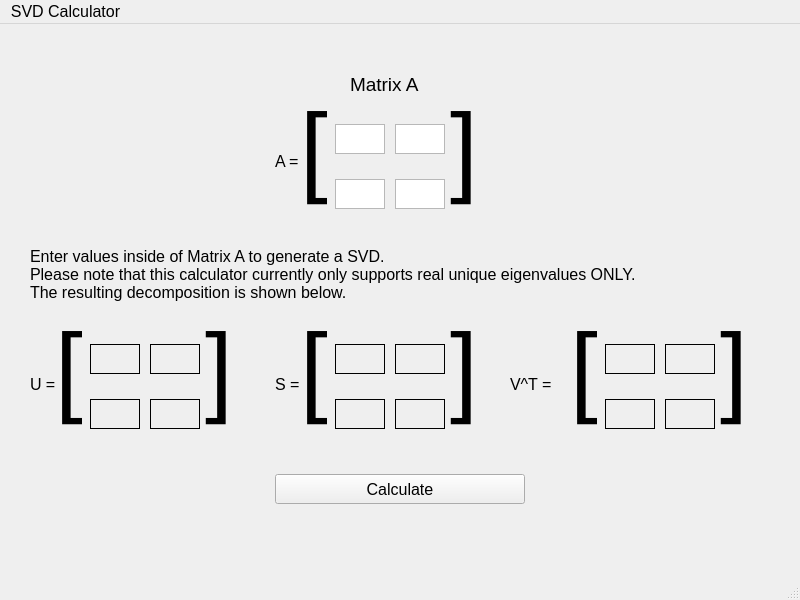
<?xml version="1.0" encoding="UTF-8"?>
<ui version="4.0">
 <class>MainWindow</class>
 <widget class="QMainWindow" name="MainWindow">
  <property name="geometry">
   <rect>
    <x>0</x>
    <y>0</y>
    <width>800</width>
    <height>600</height>
   </rect>
  </property>
  <property name="font">
   <font>
    <pointsize>12</pointsize>
   </font>
  </property>
  <property name="windowTitle">
   <string>MainWindow</string>
  </property>
  <widget class="QWidget" name="centralwidget">
   <widget class="QLabel" name="matALabel">
    <property name="geometry">
     <rect>
      <x>350</x>
      <y>50</y>
      <width>100</width>
      <height>20</height>
     </rect>
    </property>
    <property name="font">
     <font>
      <pointsize>14</pointsize>
     </font>
    </property>
    <property name="frameShape">
     <enum>QFrame::NoFrame</enum>
    </property>
    <property name="text">
     <string>Matrix A</string>
    </property>
   </widget>
   <widget class="QLabel" name="aEquLabel">
    <property name="geometry">
     <rect>
      <x>275</x>
      <y>125</y>
      <width>50</width>
      <height>25</height>
     </rect>
    </property>
    <property name="font">
     <font>
      <pointsize>12</pointsize>
     </font>
    </property>
    <property name="text">
     <string>A =</string>
    </property>
   </widget>
   <widget class="QLabel" name="matALeftBracket">
    <property name="geometry">
     <rect>
      <x>300</x>
      <y>50</y>
      <width>50</width>
      <height>150</height>
     </rect>
    </property>
    <property name="font">
     <font>
      <pointsize>75</pointsize>
     </font>
    </property>
    <property name="text">
     <string>[</string>
    </property>
   </widget>
   <widget class="QLabel" name="matARightBracket">
    <property name="geometry">
     <rect>
      <x>450</x>
      <y>50</y>
      <width>50</width>
      <height>150</height>
     </rect>
    </property>
    <property name="font">
     <font>
      <pointsize>75</pointsize>
     </font>
    </property>
    <property name="text">
     <string>]</string>
    </property>
   </widget>
   <widget class="QTextEdit" name="matAEntryOne">
    <property name="geometry">
     <rect>
      <x>335</x>
      <y>100</y>
      <width>50</width>
      <height>30</height>
     </rect>
    </property>
    <property name="frameShape">
     <enum>QFrame::StyledPanel</enum>
    </property>
    <property name="verticalScrollBarPolicy">
     <enum>Qt::ScrollBarAlwaysOff</enum>
    </property>
    <property name="horizontalScrollBarPolicy">
     <enum>Qt::ScrollBarAlwaysOff</enum>
    </property>
   </widget>
   <widget class="QTextEdit" name="matAEntryTwo">
    <property name="geometry">
     <rect>
      <x>395</x>
      <y>100</y>
      <width>50</width>
      <height>30</height>
     </rect>
    </property>
    <property name="verticalScrollBarPolicy">
     <enum>Qt::ScrollBarAlwaysOff</enum>
    </property>
    <property name="horizontalScrollBarPolicy">
     <enum>Qt::ScrollBarAlwaysOff</enum>
    </property>
   </widget>
   <widget class="QTextEdit" name="matAEntryThree">
    <property name="geometry">
     <rect>
      <x>335</x>
      <y>155</y>
      <width>50</width>
      <height>30</height>
     </rect>
    </property>
    <property name="verticalScrollBarPolicy">
     <enum>Qt::ScrollBarAlwaysOff</enum>
    </property>
    <property name="horizontalScrollBarPolicy">
     <enum>Qt::ScrollBarAlwaysOff</enum>
    </property>
   </widget>
   <widget class="QTextEdit" name="matAEntryFour">
    <property name="geometry">
     <rect>
      <x>395</x>
      <y>155</y>
      <width>50</width>
      <height>30</height>
     </rect>
    </property>
    <property name="verticalScrollBarPolicy">
     <enum>Qt::ScrollBarAlwaysOff</enum>
    </property>
    <property name="horizontalScrollBarPolicy">
     <enum>Qt::ScrollBarAlwaysOff</enum>
    </property>
   </widget>
   <widget class="QLabel" name="uEquLabel">
    <property name="geometry">
     <rect>
      <x>30</x>
      <y>350</y>
      <width>30</width>
      <height>20</height>
     </rect>
    </property>
    <property name="font">
     <font>
      <pointsize>12</pointsize>
     </font>
    </property>
    <property name="text">
     <string>U =</string>
    </property>
   </widget>
   <widget class="QLabel" name="matULeftBracket">
    <property name="geometry">
     <rect>
      <x>55</x>
      <y>270</y>
      <width>50</width>
      <height>150</height>
     </rect>
    </property>
    <property name="font">
     <font>
      <pointsize>75</pointsize>
     </font>
    </property>
    <property name="text">
     <string>[</string>
    </property>
   </widget>
   <widget class="QLabel" name="matURightBracket">
    <property name="geometry">
     <rect>
      <x>205</x>
      <y>270</y>
      <width>50</width>
      <height>150</height>
     </rect>
    </property>
    <property name="font">
     <font>
      <pointsize>75</pointsize>
     </font>
    </property>
    <property name="text">
     <string>]</string>
    </property>
   </widget>
   <widget class="QLabel" name="sEquLabel">
    <property name="geometry">
     <rect>
      <x>275</x>
      <y>350</y>
      <width>30</width>
      <height>20</height>
     </rect>
    </property>
    <property name="font">
     <font>
      <pointsize>12</pointsize>
     </font>
    </property>
    <property name="text">
     <string>S =</string>
    </property>
   </widget>
   <widget class="QLabel" name="matSLeftBracket">
    <property name="geometry">
     <rect>
      <x>300</x>
      <y>270</y>
      <width>50</width>
      <height>150</height>
     </rect>
    </property>
    <property name="font">
     <font>
      <pointsize>75</pointsize>
     </font>
    </property>
    <property name="text">
     <string>[</string>
    </property>
   </widget>
   <widget class="QLabel" name="matSRightBracket">
    <property name="geometry">
     <rect>
      <x>450</x>
      <y>270</y>
      <width>50</width>
      <height>150</height>
     </rect>
    </property>
    <property name="font">
     <font>
      <pointsize>75</pointsize>
     </font>
    </property>
    <property name="text">
     <string>]</string>
    </property>
   </widget>
   <widget class="QLabel" name="vEquLabel">
    <property name="geometry">
     <rect>
      <x>510</x>
      <y>350</y>
      <width>63</width>
      <height>20</height>
     </rect>
    </property>
    <property name="text">
     <string>V^T =</string>
    </property>
   </widget>
   <widget class="QLabel" name="matVLeftBracket">
    <property name="geometry">
     <rect>
      <x>570</x>
      <y>270</y>
      <width>50</width>
      <height>150</height>
     </rect>
    </property>
    <property name="font">
     <font>
      <pointsize>75</pointsize>
     </font>
    </property>
    <property name="text">
     <string>[</string>
    </property>
   </widget>
   <widget class="QLabel" name="matVRightBracket">
    <property name="geometry">
     <rect>
      <x>720</x>
      <y>270</y>
      <width>50</width>
      <height>150</height>
     </rect>
    </property>
    <property name="font">
     <font>
      <pointsize>75</pointsize>
     </font>
    </property>
    <property name="text">
     <string>]</string>
    </property>
   </widget>
   <widget class="QLabel" name="matUEntryOne">
    <property name="geometry">
     <rect>
      <x>90</x>
      <y>320</y>
      <width>50</width>
      <height>30</height>
     </rect>
    </property>
    <property name="frameShape">
     <enum>QFrame::Box</enum>
    </property>
    <property name="text">
     <string/>
    </property>
   </widget>
   <widget class="QLabel" name="matUEntryTwo">
    <property name="geometry">
     <rect>
      <x>150</x>
      <y>320</y>
      <width>50</width>
      <height>30</height>
     </rect>
    </property>
    <property name="frameShape">
     <enum>QFrame::Box</enum>
    </property>
    <property name="text">
     <string/>
    </property>
   </widget>
   <widget class="QLabel" name="matUEntryThree">
    <property name="geometry">
     <rect>
      <x>90</x>
      <y>375</y>
      <width>50</width>
      <height>30</height>
     </rect>
    </property>
    <property name="frameShape">
     <enum>QFrame::Box</enum>
    </property>
    <property name="text">
     <string/>
    </property>
   </widget>
   <widget class="QLabel" name="matUEntryFour">
    <property name="geometry">
     <rect>
      <x>150</x>
      <y>375</y>
      <width>50</width>
      <height>30</height>
     </rect>
    </property>
    <property name="frameShape">
     <enum>QFrame::Box</enum>
    </property>
    <property name="text">
     <string/>
    </property>
   </widget>
   <widget class="QLabel" name="matSEntryOne">
    <property name="geometry">
     <rect>
      <x>335</x>
      <y>320</y>
      <width>50</width>
      <height>30</height>
     </rect>
    </property>
    <property name="frameShape">
     <enum>QFrame::Box</enum>
    </property>
    <property name="text">
     <string/>
    </property>
   </widget>
   <widget class="QLabel" name="matSEntryTwo">
    <property name="geometry">
     <rect>
      <x>395</x>
      <y>320</y>
      <width>50</width>
      <height>30</height>
     </rect>
    </property>
    <property name="frameShape">
     <enum>QFrame::Box</enum>
    </property>
    <property name="text">
     <string/>
    </property>
   </widget>
   <widget class="QLabel" name="matSEntryThree">
    <property name="geometry">
     <rect>
      <x>335</x>
      <y>375</y>
      <width>50</width>
      <height>30</height>
     </rect>
    </property>
    <property name="frameShape">
     <enum>QFrame::Box</enum>
    </property>
    <property name="text">
     <string/>
    </property>
   </widget>
   <widget class="QLabel" name="matSEntryFour">
    <property name="geometry">
     <rect>
      <x>395</x>
      <y>375</y>
      <width>50</width>
      <height>30</height>
     </rect>
    </property>
    <property name="frameShape">
     <enum>QFrame::Box</enum>
    </property>
    <property name="text">
     <string/>
    </property>
   </widget>
   <widget class="QLabel" name="matVEntryOne">
    <property name="geometry">
     <rect>
      <x>605</x>
      <y>320</y>
      <width>50</width>
      <height>30</height>
     </rect>
    </property>
    <property name="frameShape">
     <enum>QFrame::Box</enum>
    </property>
    <property name="text">
     <string/>
    </property>
   </widget>
   <widget class="QLabel" name="matVEntryTwo">
    <property name="geometry">
     <rect>
      <x>665</x>
      <y>320</y>
      <width>50</width>
      <height>30</height>
     </rect>
    </property>
    <property name="frameShape">
     <enum>QFrame::Box</enum>
    </property>
    <property name="text">
     <string/>
    </property>
   </widget>
   <widget class="QLabel" name="matVEntryThree">
    <property name="geometry">
     <rect>
      <x>605</x>
      <y>375</y>
      <width>50</width>
      <height>30</height>
     </rect>
    </property>
    <property name="frameShape">
     <enum>QFrame::Box</enum>
    </property>
    <property name="text">
     <string/>
    </property>
   </widget>
   <widget class="QLabel" name="matVEntryFour">
    <property name="geometry">
     <rect>
      <x>665</x>
      <y>375</y>
      <width>50</width>
      <height>30</height>
     </rect>
    </property>
    <property name="frameShape">
     <enum>QFrame::Box</enum>
    </property>
    <property name="text">
     <string/>
    </property>
   </widget>
   <widget class="QLabel" name="systemLabel">
    <property name="geometry">
     <rect>
      <x>30</x>
      <y>200</y>
      <width>750</width>
      <height>100</height>
     </rect>
    </property>
    <property name="text">
     <string>Enter values inside of Matrix A to generate a SVD.
Please note that this calculator currently only supports real unique eigenvalues ONLY.
The resulting decomposition is shown below.</string>
    </property>
   </widget>
   <widget class="QPushButton" name="pushButton">
    <property name="geometry">
     <rect>
      <x>275</x>
      <y>450</y>
      <width>250</width>
      <height>30</height>
     </rect>
    </property>
    <property name="text">
     <string>Calculate</string>
    </property>
   </widget>
  </widget>
  <widget class="QMenuBar" name="menubar">
   <property name="geometry">
    <rect>
     <x>0</x>
     <y>0</y>
     <width>800</width>
     <height>32</height>
    </rect>
   </property>
   <widget class="QMenu" name="title">
    <property name="title">
     <string>SVD Calculator</string>
    </property>
   </widget>
   <addaction name="title"/>
  </widget>
  <widget class="QStatusBar" name="statusbar"/>
 </widget>
 <resources/>
 <connections/>
</ui>
